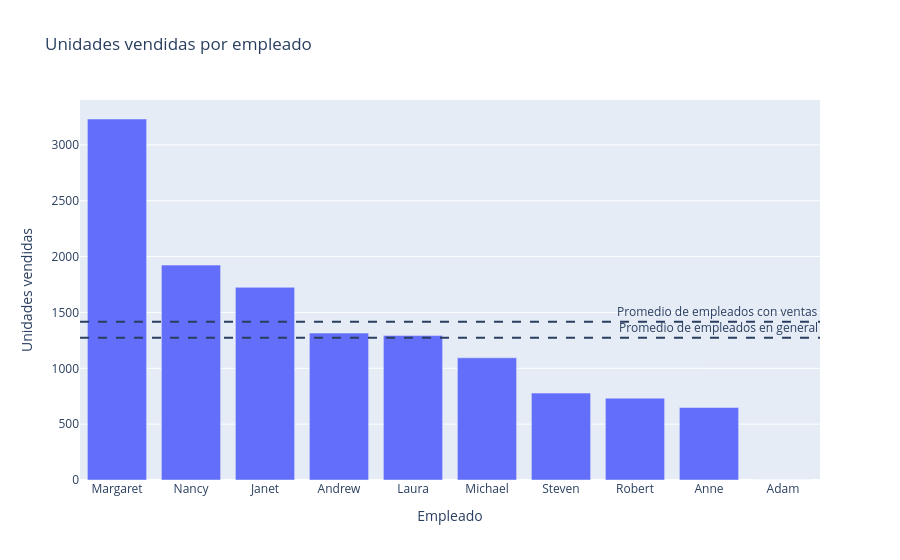

Notebook cell for this chart:
### Code cell
import plotly.express as px

df_ventas_desc_unidades = df_ventas.sort_values(
    by="Unidades_Vendidas",
    ascending=False
)

fig_Unidades_Vendidas = px.bar(
    df_ventas_desc_unidades,
    x="FirstName",
    y="Unidades_Vendidas",
    title="Unidades vendidas por empleado",
    labels={
        "FirstName": "Empleado",
        "Unidades_Vendidas": "Unidades vendidas"
    }
)

fig_Unidades_Vendidas.add_hline(
    y=promedio_activos,
    line_dash="dash",
    annotation_text="Promedio de empleados con ventas"
)

fig_Unidades_Vendidas.add_hline(
    y=promedio_general,
    line_dash="dash",
    annotation_text="Promedio de empleados en general"
)

fig_Unidades_Vendidas.show()

### Figure 1 — Plotly figure (JSON) as saved in the notebook; plotly's stock layout.template omitted (floating-point values rounded to 4 significant figures)
{"data": [{"hovertemplate": "Empleado=%{x}<br>Unidades vendidas=%{y}<extra></extra>", "legendgroup": "", "marker": {"color": "#636efa", "pattern": {"shape": ""}}, "name": "", "orientation": "v", "showlegend": false, "textposition": "auto", "type": "bar", "x": ["Margaret", "Nancy", "Janet", "Andrew", "Laura", "Michael", "Steven", "Robert", "Anne", "Adam"], "xaxis": "x", "y": [3232, 1924, 1725, 1315, 1293, 1094, 778, 733, 649, 0], "yaxis": "y"}], "layout": {"annotations": [{"showarrow": false, "text": "Promedio de empleados con ventas", "x": 1, "xanchor": "right", "xref": "x domain", "y": 1416.0, "yanchor": "bottom", "yref": "y"}, {"showarrow": false, "text": "Promedio de empleados en general", "x": 1, "xanchor": "right", "xref": "x domain", "y": 1274.0, "yanchor": "bottom", "yref": "y"}], "barmode": "relative", "legend": {"tracegroupgap": 0}, "shapes": [{"line": {"dash": "dash"}, "type": "line", "x0": 0, "x1": 1, "xref": "x domain", "y0": 1416.0, "y1": 1416.0, "yref": "y"}, {"line": {"dash": "dash"}, "type": "line", "x0": 0, "x1": 1, "xref": "x domain", "y0": 1274.0, "y1": 1274.0, "yref": "y"}], "title": {"text": "Unidades vendidas por empleado"}, "xaxis": {"anchor": "y", "domain": [0, 1], "title": {"text": "Empleado"}}, "yaxis": {"anchor": "x", "domain": [0, 1], "title": {"text": "Unidades vendidas"}}}}
